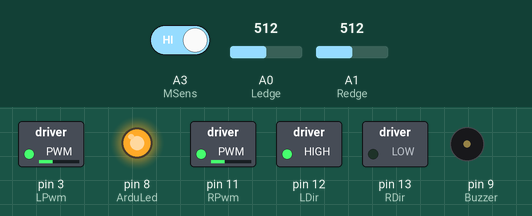
The sketch below on a simulated Arduino Nano, built with avr-gcc and run on an emulated ATmega328P. Parts: switched loads named in the sketch (green lamp = pin HIGH), output pins drawn as LEDs (lit = HIGH), buzzer (waves = sounding). Dashed ring = blinking. The inputs (shaded band) are chosen by the test bench; at power-on: A0 (Ledge) = 512, A1 (Redge) = 512, A3 (MSens) HIGH. Pins used as bus, display or sensor lines are not drawn.

Above: at 0.7 s.
1.6 s: A0 (Ledge) set to 90
At 2.7 s:
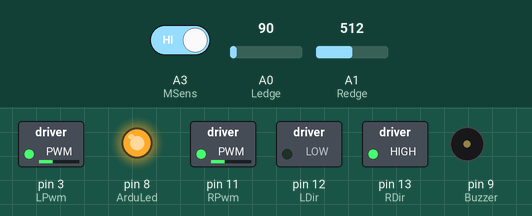
4.6 s: A1 (Redge) set to 106
7.6 s: A1 (Redge) set to 93
At 8.6 s:
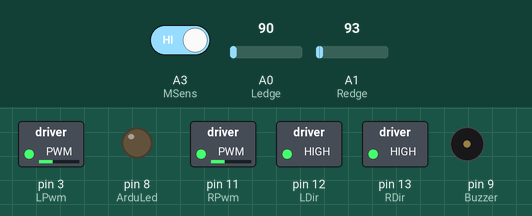
9.4 s: A1 (Redge) set to 110
At 9.57 s:
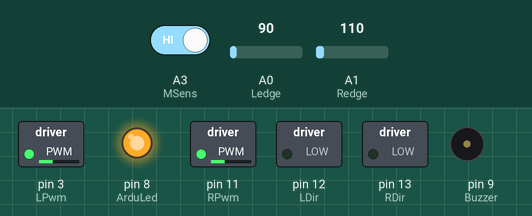
12.4 s: A1 (Redge) set to 90
At 14.1 s:
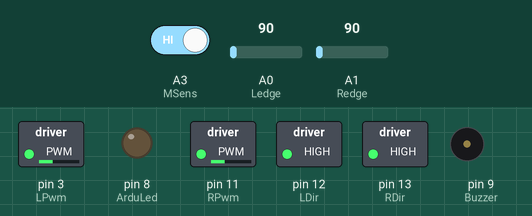
Timing chart, 0 to 15.3 s (numbered marks = the images above; inputs shaded):
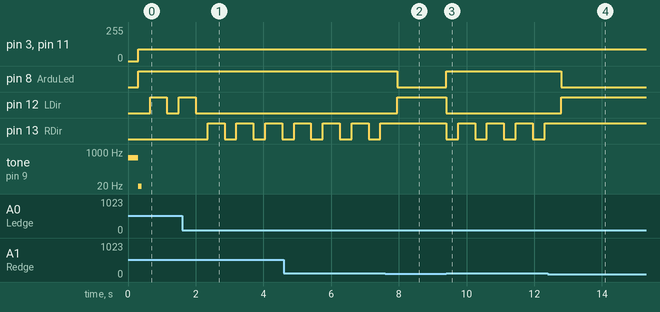

The sketch:

sumo.ino
```cpp
//OPPONENT SENSORS
int LSens = A2;
int RSens = A4;
int MSens = A3;

int LFSens = A5;
int RFSens = 4;

//EDGE & CONTRAST SENSORS
int Redge = A1;
int Ledge = A0;

//TRIMPOTS
int SPD = A7;
int TRN = A6;

//LED & BUZZER
int Buzzer = 9;
int ArduLed = 8;

// DIPSWITCH & BUTTON
int Button = 10; // Can be used as start pin too.
int DS1 = 5;
int DS2 = 6;
int DS3 = 7;

//VALUES
int Speed =50;
int MaxSpeed = 50; // Idle Speed while no sensor giving data.
int TurnSpeed = 55; // Left and Right Forward Turning Speed
int EdgeTurn = 500; // Turning Time variable when minisumo sees white line
int Duration; // Turning Time at minisumo starting.
int LastValue = 5; // Last Value Variable for remembering last Opponent sensor sense.

//motor kontrol
int RPwm = 11;
int RDir = 13;

int LPwm = 3;
int LDir = 12;

//SETUP-------------------------------------------------
void setup() {

  pinMode(LSens, INPUT);    // Left Opponent Sensor Input
  pinMode(RSens, INPUT);    // Right Opponent Sensor Input
  pinMode(MSens, INPUT);    // Middle Opponent Sensor Input

  pinMode(Buzzer, OUTPUT);  // Buzzer Declared as Output
  pinMode(ArduLed, OUTPUT); // Buzzer Declared as Output
  pinMode(Button, INPUT); // Buzzer Declared as Output

  pinMode(RPwm, OUTPUT);  // Four PWM Channel Declared as Output
  pinMode(RDir, OUTPUT);
  pinMode(LPwm, OUTPUT);
  pinMode(LDir, OUTPUT);

  digitalWrite(Buzzer, LOW); // Buzzer Pin Made Low for Silence :)
  digitalWrite(ArduLed, LOW);  // Arduino Mode Led Made Low
  digitalWrite(DS1, HIGH); // 3 Dipswitch Pin Pullups Made
  digitalWrite(DS2, HIGH);
  digitalWrite(DS3, HIGH);

  digitalWrite(RFSens, HIGH);
  digitalWrite(MSens, HIGH);

  Serial.begin(9600);

  tone(9, 523, 300);
  delay(300);
  noTone(9);
}

//setMotor---------------------------------------
void setMotor(float Lval, float Rval, int timex){
  Lval = Lval*2.5;
  Rval = Rval*2.5;

  if (Lval >=0) {
    analogWrite(LPwm, Lval);
    digitalWrite(LDir, HIGH);
  }
  else {
    Lval=abs(Lval);
    digitalWrite(LDir, LOW);
    analogWrite(LPwm, Lval);
  }

  if (Rval >=0) {
    analogWrite(RPwm, Rval);
    digitalWrite(RDir, HIGH);
  }
  else {
    Rval=abs(Rval);
    digitalWrite(RDir, LOW);
    analogWrite(RPwm, Rval);
  }
  delay(timex);
}

//LOOP-----------------------------------------
void loop() {
  digitalWrite(RPwm, LOW);
  digitalWrite(LPwm, LOW);
  tone(Buzzer, 18, 100);

  Start:
    /// Edge Sensor Control Routine ///
    digitalWrite(ArduLed, LOW);
   if (analogRead(Ledge)>100 && analogRead(Redge)< 100) {
     digitalWrite(Buzzer, LOW);
     digitalWrite(ArduLed, HIGH);
     setMotor(-35, -35,350); // Geri
     setMotor(35, -35, EdgeTurn); // Left Backward, Right Forward, Turning Time Based on ETRN Trimpot
     LastValue=5;
   }
   else  if (analogRead(Ledge)< 100 && analogRead(Redge)> 100) {
     digitalWrite(Buzzer, LOW);
     digitalWrite(ArduLed, HIGH);
     setMotor(-35, -35,350); // Back 35 Milliseconds
     setMotor(-35, 35, EdgeTurn); // Right Backward, Left Forward, Turning Time Based on ETRN Trimpot
     LastValue=5;
  }
  else  if (analogRead(Ledge)> 100 && analogRead(Redge)> 100) {
     digitalWrite(Buzzer, LOW);
     digitalWrite(ArduLed, HIGH);
     setMotor(-35, -35,350); // Back 35 Milliseconds
     setMotor(35, -35, EdgeTurn); // Right Backward, Left Forward, Turning Time Based on ETRN Trimpot
     LastValue=5;

  }else
    /// Opponent Sensor Control Routine ///
    //while (digitalRead(Button)==LOW) {Set_Motor(0, 0, 20); digitalWrite(Buzzer, LOW); LastValue=3;} digitalWrite(Buzzer, LOW);
    if (digitalRead(MSens)==HIGH) {setMotor(35, 35,1); digitalWrite(Buzzer, HIGH); LastValue=5;} else
    if (digitalRead(LSens)== HIGH) {setMotor(-35, 35,1); digitalWrite(Buzzer, HIGH); LastValue=7;} else
    if (digitalRead(RSens)==HIGH) {setMotor(35, -35,1); digitalWrite(Buzzer, HIGH); LastValue=3;} else
    {
    digitalWrite(Buzzer, LOW);
    //Speed=(analogRead(SPD)/10.3); Speed=100-Speed;
    if (LastValue==5) { setMotor(20, 20,1);} else // Forward, Based on SPD (A7) Trimpot
    if (LastValue==7) { setMotor(-20, 40,2);} else  // Left Turning Based on SPD (A7) Trimpot
    if (LastValue==3) { setMotor(40, -20,2);}  // Right Turning Based on SPD (A7) Trimpot
    }
  goto Start;
}
```

Measured:
- the behaviour switches between 101 and 100 on A1 (Redge) (found by bisection; images 1 and 2)
- after the input at 1.6 s, pin 12 (LDir): goes on until 2.0 s, then stays LOW; pin 13 (RDir): alternates HIGH for 0.50 s and LOW for 0.35 s, starting after 0.75 s
- after the input at 7.6 s, pin 8 (ArduLed): HIGH → LOW after 0.36 s; pin 12 (LDir): LOW → HIGH after 0.36 s; pin 13 (RDir): stops changing and stays HIGH
- after the input at 9.4 s, pin 8 (ArduLed): LOW → HIGH at once; pin 12 (LDir): HIGH → LOW at once; pin 13 (RDir): alternates HIGH for 0.50 s and LOW for 0.35 s, starting at once
- after the input at 12.4 s, pin 8 (ArduLed): HIGH → LOW after 0.40 s; pin 12 (LDir): LOW → HIGH after 0.40 s; pin 13 (RDir): stops changing and stays HIGH
